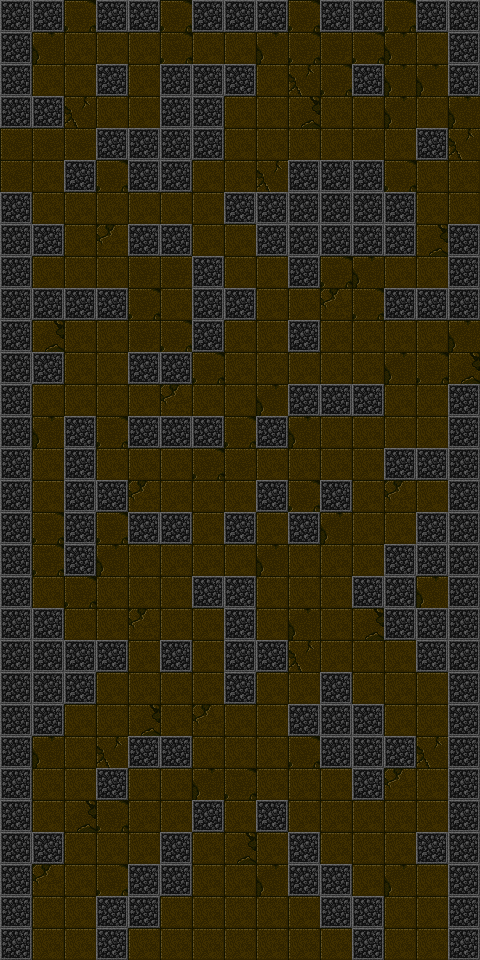

This game map was drawn from its Tiled (.tmx) file and the tilesets committed beside it. A one-line description and the trimmed map source follow:
An orthogonal 15x30 tile map with 32x32 px tiles, 2 tile layers (tiles, blocks) and 46 objects (4x 1, 4x 2, 4x 3, 4x 4, 3x 0, ...).

<map version="1.0" orientation="orthogonal" renderorder="right-down" width="15" height="30" tilewidth="32" tileheight="32" nextobjectid="87">
 <tileset firstgid="1" name="crawl-tiles" tilewidth="32" tileheight="32" spacing="2" margin="2">
  <image source="crawl-tiles.png" trans="ff3366" width="512" height="512" />
 </tileset>
 <layer name="tiles" width="15" height="30">
  <data>[450 cells, 450 non-empty, 9 distinct tile ids]</data>
 </layer>
 <layer name="blocks" width="15" height="30">
  <data>[450 cells, 178 non-empty, 1 distinct tile ids]</data>
 </layer>
 <objectgroup name="weapon">
  <object id="1" name="1" x="80" y="16" />
  <object id="2" name="2" x="176" y="16" />
  <object id="3" name="3" x="304" y="16" />
  <object id="4" name="4" x="400" y="16" />
 </objectgroup>
 <objectgroup name="path1">
  <object id="33" name="0" x="241" y="959" />
  <object id="34" name="1" x="240" y="832" />
  <object id="35" name="2" x="243" y="768" />
  <object id="36" name="3" x="274" y="707" />
  <object id="37" name="4" x="323" y="613" />
  <object id="38" name="5" x="289" y="562" />
  <object id="39" name="6" x="208" y="559" />
  <object id="40" name="7" x="207" y="472" />
  <object id="41" name="8" x="262" y="355" />
  <object id="42" name="9" x="274" y="278" />
  <object id="43" name="10" x="208" y="237" />
  <object id="44" name="11" x="242" y="166" />
  <object id="45" name="12" x="302" y="99" />
  <object id="46" name="13" x="305" y="17" />
 </objectgroup>
 <objectgroup name="path2">
  <object id="47" name="0" x="418" y="955" />
  <object id="48" name="1" x="403.194" y="890.22" />
  <object id="49" name="2" x="382" y="834" />
  <object id="50" name="3" x="435" y="769" />
  <object id="51" name="4" x="422" y="705" />
  <object id="52" name="5" x="324" y="611" />
  <object id="53" name="6" x="357" y="545" />
  <object id="54" name="7" x="367" y="468" />
  <object id="55" name="8" x="413" y="402" />
  <object id="56" name="9" x="359" y="352" />
  <object id="57" name="10" x="355" y="281" />
  <object id="58" name="11" x="433" y="261" />
  <object id="59" name="12" x="429" y="175" />
  <object id="60" name="13" x="389" y="126" />
  <object id="61" name="14" x="401" y="17" />
 </objectgroup>
 <objectgroup name="path0">
  <object id="67" name="0" x="64" y="957" />
  <object id="68" name="1" x="97" y="834" />
  <object id="69" name="2" x="65" y="770" />
  <object id="70" name="3" x="132" y="705" />
  <object id="71" name="4" x="146" y="610" />
  <object id="72" name="5" x="48" y="590" />
  <object id="73" name="6" x="46" y="400" />
  <object id="74" name="7" x="115" y="343" />
  <object id="75" name="8" x="172" y="288" />
  <object id="76" name="9" x="96" y="227" />
  <object id="77" name="10" x="36" y="168" />
  <object id="78" name="11" x="83" y="100" />
  <object id="79" name="12" x="82" y="17" />
 </objectgroup>
</map>
